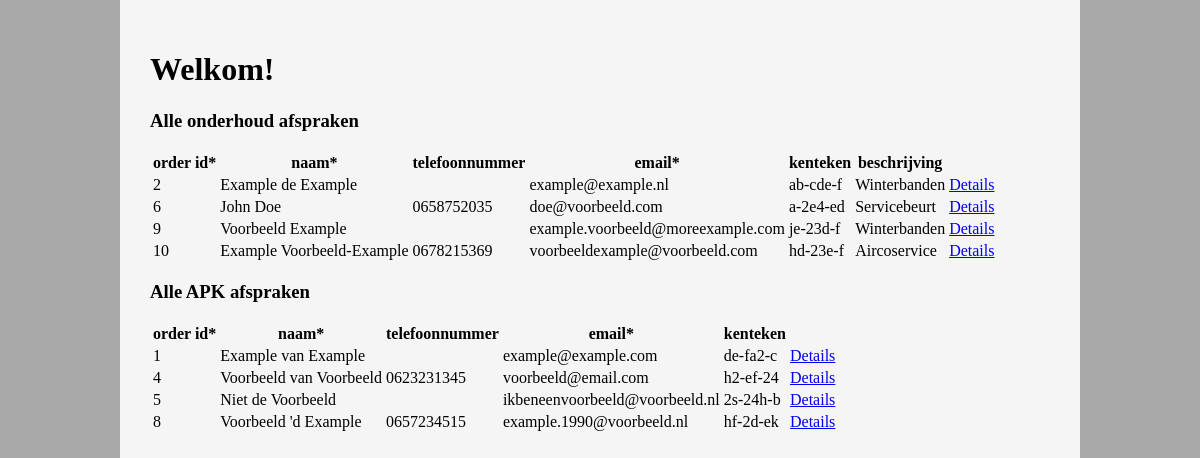
/adminView/startScreen.php, run on the app's committed database.
### tables this page shows
CREATE TABLE `reservations` (
  `orderId` int(11) NOT NULL,
  `name` varchar(50) NOT NULL,
  `phoneNumber` varchar(10) DEFAULT NULL,
  `email` text NOT NULL,
  `licensePlate` varchar(8) DEFAULT NULL,
  `description` text DEFAULT NULL,
  `carChoice` int(11) DEFAULT NULL,
  `meeting` text NOT NULL
);

### adminView/startScreen.php (the view, shortened to what this page needs)
<?php
    require_once('../includes/connect.php');
    $queryRepair = "SELECT orderId,name,phoneNumber,email,licensePlate,description FROM reservations WHERE meeting = 'Onderhoud'";
    $resultRepair = mysqli_query($db, $queryRepair);
    while($row = mysqli_fetch_assoc($resultRepair)) {
        break;
    }
    $queryAPK = "SELECT orderId,name,phoneNumber,email,licensePlate FROM reservations WHERE meeting = 'APK'";
    $resultAPK = mysqli_query($db, $queryAPK);
    while($row = mysqli_fetch_assoc($resultAPK)) {
        break;
    }
?>
<!doctype html>
<html lang="nl">
<head>
    <link rel="stylesheet" href="../stylesheet.css">
</head>
<body>
    <h1>Welkom!</h1>
    <h3>Alle onderhoud afspraken</h3>
    <table>
        <thead>
        <tr>
            <th>order id*</th>
            <th>naam*</th>
            <th>telefoonnummer</th>
            <th>email*</th>
            <th>kenteken</th>
            <th>beschrijving</th>
            <th><?php if (isset ($row['carChoice'])) {?>auto keuze<?php } ?></th>
        </tr>
        </thead>
        <tbody>
        <?php foreach ($resultRepair as $row) { ?>
            <tr>
                <td><?php print_r($row['orderId']);?></td>
                <td><?php print_r($row['name']);?></td>
                <td><?php print_r($row['phoneNumber']);?></td>
                <td><?php print_r($row['email']);?></td>
                <td><?php print_r($row['licensePlate']);?></td>
                <td><?php print_r($row['description']);?></td>
                <td><a href="detail.php?index=<?=$row['orderId']?>">Details</a></td>
            </tr>
        <?php } ?>
        </tbody>
    </table>
    <h3>Alle APK afspraken</h3>
    <table>
        <thead>
        <tr>
            <th>order id*</th>
            <th>naam*</th>
            <th>telefoonnummer</th>
            <th>email*</th>
            <th>kenteken</th>
        </tr>
        </thead>
        <tbody>
        <?php foreach ($resultAPK as $row) { ?>
            <tr>
                <td><?php print_r($row['orderId']);?></td>
                <td><?php print_r($row['name']);?></td>
                <td><?php print_r($row['phoneNumber']);?></td>
                <td><?php print_r($row['email']);?></td>
                <td><?php print_r($row['licensePlate']);?></td>
                <td><a href="detail.php?index=<?=$row['orderId']?>">Details</a></td>
            </tr>
        <?php } ?>
        </tbody>
    </table>
</body>
</html>

### stylesheet.css (style rules this page uses)
html { background-color: darkgrey; }
body { background-color: whitesmoke; width: 900px; margin: auto; padding: 30px; min-height: 950px; }

### data on the page
reservations: value "2 Example de Example example@example.nl ab-cde-f Winterbanden"
reservations: value "6 John Doe 0658752035 doe@voorbeeld.com a-2e4-ed Servicebeurt"
reservations: value "9 Voorbeeld Example example.voorbeeld@moreexample.com je-23d-f Winterbanden"
reservations: value "10 Example Voorbeeld-Example 0678215369 voorbeeldexample@voorbeeld.com hd-23e-f Aircoservice"
reservations: value "1 Example van Example example@example.com de-fa2-c"
reservations: value "4 Voorbeeld van Voorbeeld 0623231345 voorbeeld@email.com h2-ef-24"
reservations: value "5 Niet de Voorbeeld ikbeneenvoorbeeld@voorbeeld.nl 2s-24h-b"
reservations: value "8 Voorbeeld 'd Example 0657234515 example.1990@voorbeeld.nl hf-2d-ek"
